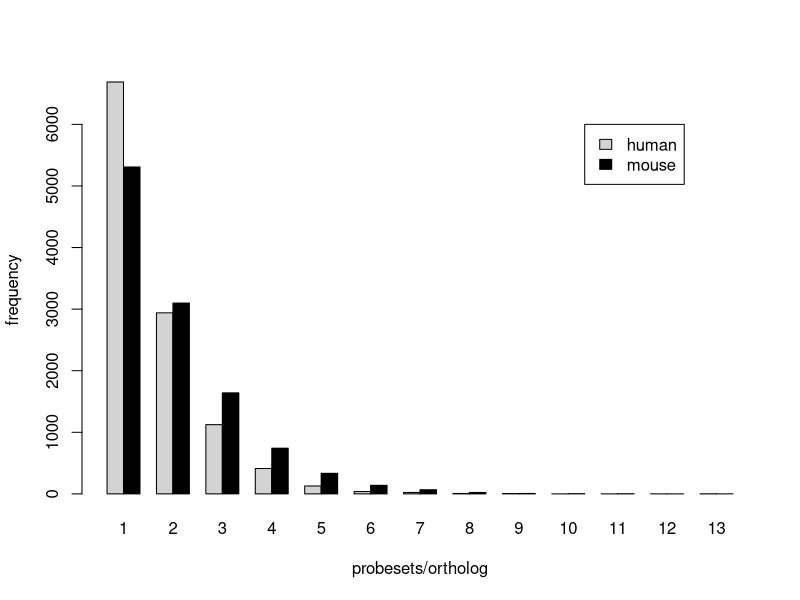

The R script that drew this image:
z = read.table('hmp.txt',header=TRUE)
postscript('hmp.ps');
barplot(t(z[,2:3])+1, names.arg=z[,1],beside=TRUE,col=c('light grey','black'), xlab='probesets/ortholog',ylab='frequency')
legend(30,6000,colnames(z[2:3]),fill=c('light grey','black'))
dev.off();
